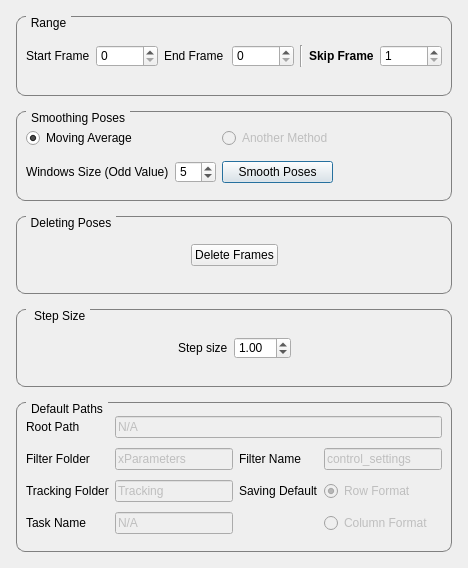
<?xml version="1.0" encoding="UTF-8"?>
<ui version="4.0">
 <author>Bardiya Akhbari</author>
 <class>AdvancedOptionsDialog</class>
 <widget class="QDialog" name="AdvancedOptionsDialog">
  <property name="geometry">
   <rect>
    <x>0</x>
    <y>0</y>
    <width>468</width>
    <height>568</height>
   </rect>
  </property>
  <property name="minimumSize">
   <size>
    <width>400</width>
    <height>470</height>
   </size>
  </property>
  <property name="windowTitle">
   <string>Advanced Options</string>
  </property>
  <layout class="QGridLayout" name="gridLayout_7">
   <item row="0" column="0">
    <layout class="QGridLayout" name="gridLayout">
     <property name="leftMargin">
      <number>5</number>
     </property>
     <property name="topMargin">
      <number>5</number>
     </property>
     <property name="rightMargin">
      <number>5</number>
     </property>
     <property name="bottomMargin">
      <number>5</number>
     </property>
     <property name="horizontalSpacing">
      <number>10</number>
     </property>
     <property name="verticalSpacing">
      <number>15</number>
     </property>
     <item row="1" column="0" colspan="2">
      <widget class="QGroupBox" name="groupBox">
       <property name="minimumSize">
        <size>
         <width>0</width>
         <height>80</height>
        </size>
       </property>
       <property name="styleSheet">
        <string notr="true">QGroupBox {
    border: 1px solid gray;
    border-radius: 9px;
    margin-top: 0.5em;
}

QGroupBox::title {
    subcontrol-origin: margin;
    left: 10px;
    padding: 0 3px 0 3px;
}</string>
       </property>
       <property name="title">
        <string>Range</string>
       </property>
       <property name="flat">
        <bool>false</bool>
       </property>
       <property name="checkable">
        <bool>false</bool>
       </property>
       <layout class="QGridLayout" name="gridLayout_5">
        <item row="0" column="0">
         <layout class="QGridLayout" name="gridLayout_4">
          <item row="0" column="2">
           <widget class="QLabel" name="label_2">
            <property name="text">
             <string>End Frame</string>
            </property>
           </widget>
          </item>
          <item row="0" column="0">
           <widget class="QLabel" name="label">
            <property name="text">
             <string>Start Frame</string>
            </property>
           </widget>
          </item>
          <item row="0" column="4">
           <widget class="Line" name="line_2">
            <property name="orientation">
             <enum>Qt::Vertical</enum>
            </property>
           </widget>
          </item>
          <item row="0" column="3">
           <widget class="QSpinBox" name="spinBox_FrameEnd_adv">
            <property name="maximum">
             <number>1000</number>
            </property>
           </widget>
          </item>
          <item row="0" column="1">
           <widget class="QSpinBox" name="spinBox_FrameStart_adv">
            <property name="maximum">
             <number>1000</number>
            </property>
           </widget>
          </item>
          <item row="0" column="5">
           <widget class="QLabel" name="label_12">
            <property name="font">
             <font>
              <weight>75</weight>
              <italic>false</italic>
              <bold>true</bold>
              <underline>false</underline>
              <strikeout>false</strikeout>
             </font>
            </property>
            <property name="text">
             <string>Skip Frame</string>
            </property>
           </widget>
          </item>
          <item row="0" column="6">
           <widget class="QSpinBox" name="spinBox_FrameSkip_adv">
            <property name="minimum">
             <number>1</number>
            </property>
            <property name="maximum">
             <number>1000</number>
            </property>
           </widget>
          </item>
         </layout>
        </item>
       </layout>
      </widget>
     </item>
     <item row="6" column="0" colspan="2">
      <widget class="QGroupBox" name="groupBox_DefaultPaths">
       <property name="minimumSize">
        <size>
         <width>0</width>
         <height>150</height>
        </size>
       </property>
       <property name="styleSheet">
        <string notr="true">QGroupBox {
    border: 1px solid gray;
    border-radius: 9px;
    margin-top: 0.5em;
}

QGroupBox::title {
    subcontrol-origin: margin;
    left: 10px;
    padding: 0 3px 0 3px;
}</string>
       </property>
       <property name="title">
        <string>Default Paths</string>
       </property>
       <layout class="QGridLayout" name="gridLayout_2">
        <item row="3" column="3">
         <widget class="QRadioButton" name="radioButton_trackingFormat_Column">
          <property name="enabled">
           <bool>false</bool>
          </property>
          <property name="text">
           <string>Column Format</string>
          </property>
          <property name="checked">
           <bool>false</bool>
          </property>
         </widget>
        </item>
        <item row="0" column="0">
         <widget class="QLabel" name="label_8">
          <property name="text">
           <string>Root Path</string>
          </property>
         </widget>
        </item>
        <item row="1" column="0">
         <widget class="QLabel" name="label_4">
          <property name="text">
           <string>Filter Folder</string>
          </property>
         </widget>
        </item>
        <item row="2" column="1">
         <widget class="QLineEdit" name="lineEdit_trackingPath">
          <property name="enabled">
           <bool>false</bool>
          </property>
          <property name="text">
           <string>Tracking</string>
          </property>
         </widget>
        </item>
        <item row="1" column="3">
         <widget class="QLineEdit" name="lineEdit_filterName">
          <property name="enabled">
           <bool>false</bool>
          </property>
          <property name="text">
           <string>control_settings</string>
          </property>
         </widget>
        </item>
        <item row="2" column="2">
         <widget class="QLabel" name="label_7">
          <property name="text">
           <string>Saving Default</string>
          </property>
         </widget>
        </item>
        <item row="1" column="1">
         <widget class="QLineEdit" name="lineEdit_filterFolder">
          <property name="enabled">
           <bool>false</bool>
          </property>
          <property name="text">
           <string>xParameters</string>
          </property>
         </widget>
        </item>
        <item row="1" column="2">
         <widget class="QLabel" name="label_6">
          <property name="text">
           <string>Filter Name</string>
          </property>
         </widget>
        </item>
        <item row="2" column="0">
         <widget class="QLabel" name="label_5">
          <property name="text">
           <string>Tracking Folder</string>
          </property>
         </widget>
        </item>
        <item row="2" column="3">
         <widget class="QRadioButton" name="radioButton_trackingFormat_Row">
          <property name="enabled">
           <bool>false</bool>
          </property>
          <property name="text">
           <string>Row Format</string>
          </property>
          <property name="checked">
           <bool>true</bool>
          </property>
         </widget>
        </item>
        <item row="0" column="1" colspan="3">
         <widget class="QLineEdit" name="lineEdit_rootPath">
          <property name="enabled">
           <bool>false</bool>
          </property>
          <property name="text">
           <string>N/A</string>
          </property>
         </widget>
        </item>
        <item row="3" column="0">
         <widget class="QLabel" name="label_9">
          <property name="text">
           <string>Task Name</string>
          </property>
         </widget>
        </item>
        <item row="3" column="1">
         <widget class="QLineEdit" name="lineEdit_TaskName">
          <property name="enabled">
           <bool>false</bool>
          </property>
          <property name="text">
           <string>N/A</string>
          </property>
         </widget>
        </item>
       </layout>
      </widget>
     </item>
     <item row="2" column="0" colspan="2">
      <widget class="QGroupBox" name="groupBox_2">
       <property name="enabled">
        <bool>true</bool>
       </property>
       <property name="minimumSize">
        <size>
         <width>0</width>
         <height>90</height>
        </size>
       </property>
       <property name="styleSheet">
        <string notr="true">QGroupBox {
    border: 1px solid gray;
    border-radius: 9px;
    margin-top: 0.5em;
}

QGroupBox::title {
    subcontrol-origin: margin;
    left: 10px;
    padding: 0 3px 0 3px;
}</string>
       </property>
       <property name="title">
        <string>Smoothing Poses</string>
       </property>
       <layout class="QGridLayout" name="gridLayout_3">
        <item row="0" column="2">
         <widget class="QRadioButton" name="radioButton_AnotherMethod">
          <property name="enabled">
           <bool>false</bool>
          </property>
          <property name="text">
           <string>Another Method</string>
          </property>
         </widget>
        </item>
        <item row="0" column="0">
         <widget class="QRadioButton" name="radioButton_MovingAverage">
          <property name="text">
           <string>Moving Average</string>
          </property>
          <property name="checked">
           <bool>true</bool>
          </property>
         </widget>
        </item>
        <item row="1" column="5">
         <spacer name="horizontalSpacer_6">
          <property name="orientation">
           <enum>Qt::Horizontal</enum>
          </property>
          <property name="sizeHint" stdset="0">
           <size>
            <width>40</width>
            <height>20</height>
           </size>
          </property>
         </spacer>
        </item>
        <item row="0" column="3" colspan="3">
         <spacer name="horizontalSpacer_7">
          <property name="orientation">
           <enum>Qt::Horizontal</enum>
          </property>
          <property name="sizeHint" stdset="0">
           <size>
            <width>40</width>
            <height>20</height>
           </size>
          </property>
         </spacer>
        </item>
        <item row="1" column="0">
         <widget class="QLabel" name="label_3">
          <property name="text">
           <string>Windows Size (Odd Value)</string>
          </property>
         </widget>
        </item>
        <item row="1" column="1">
         <widget class="QSpinBox" name="spinBox_winSize">
          <property name="minimum">
           <number>3</number>
          </property>
          <property name="singleStep">
           <number>2</number>
          </property>
          <property name="value">
           <number>5</number>
          </property>
         </widget>
        </item>
        <item row="1" column="2">
         <widget class="QPushButton" name="pushButton_Smooth">
          <property name="text">
           <string>Smooth Poses</string>
          </property>
         </widget>
        </item>
       </layout>
      </widget>
     </item>
     <item row="4" column="0" colspan="2">
      <widget class="QGroupBox" name="groupBox_3">
       <property name="enabled">
        <bool>true</bool>
       </property>
       <property name="minimumSize">
        <size>
         <width>0</width>
         <height>75</height>
        </size>
       </property>
       <property name="styleSheet">
        <string notr="true">QGroupBox {
    border: 1px solid gray;
    border-radius: 9px;
    margin-top: 0.5em;
}

QGroupBox::title {
    subcontrol-origin: margin;
    left: 10px;
    padding: 0 3px 0 3px;
}</string>
       </property>
       <property name="title">
        <string>Deleting Poses</string>
       </property>
       <layout class="QGridLayout" name="gridLayout_6">
        <item row="1" column="3">
         <widget class="QPushButton" name="pushButton_Delete">
          <property name="maximumSize">
           <size>
            <width>150</width>
            <height>16777215</height>
           </size>
          </property>
          <property name="text">
           <string>Delete Frames</string>
          </property>
         </widget>
        </item>
        <item row="1" column="2">
         <spacer name="horizontalSpacer">
          <property name="orientation">
           <enum>Qt::Horizontal</enum>
          </property>
          <property name="sizeHint" stdset="0">
           <size>
            <width>40</width>
            <height>20</height>
           </size>
          </property>
         </spacer>
        </item>
        <item row="1" column="4">
         <spacer name="horizontalSpacer_8">
          <property name="orientation">
           <enum>Qt::Horizontal</enum>
          </property>
          <property name="sizeHint" stdset="0">
           <size>
            <width>40</width>
            <height>20</height>
           </size>
          </property>
         </spacer>
        </item>
       </layout>
      </widget>
     </item>
     <item row="5" column="0" colspan="2">
      <widget class="QGroupBox" name="groupBox_4">
       <property name="styleSheet">
        <string notr="true">QGroupBox {
    border: 1px solid gray;
    border-radius: 9px;
    margin-top: 0.5em;
}

QGroupBox::title {
    subcontrol-origin: margin;
    left: 10px;
    padding: 0 3px 0 3px;
}</string>
       </property>
       <property name="title">
        <string> Step Size</string>
       </property>
       <layout class="QHBoxLayout" name="horizontalLayout">
        <item>
         <spacer name="horizontalSpacer_2">
          <property name="orientation">
           <enum>Qt::Horizontal</enum>
          </property>
          <property name="sizeHint" stdset="0">
           <size>
            <width>40</width>
            <height>20</height>
           </size>
          </property>
         </spacer>
        </item>
        <item>
         <widget class="QLabel" name="label_10">
          <property name="text">
           <string>Step size</string>
          </property>
         </widget>
        </item>
        <item>
         <widget class="QDoubleSpinBox" name="stepSizeSpinBox">
          <property name="singleStep">
           <double>0.010000000000000</double>
          </property>
          <property name="value">
           <double>1.000000000000000</double>
          </property>
         </widget>
        </item>
        <item>
         <spacer name="horizontalSpacer_3">
          <property name="orientation">
           <enum>Qt::Horizontal</enum>
          </property>
          <property name="sizeHint" stdset="0">
           <size>
            <width>40</width>
            <height>20</height>
           </size>
          </property>
         </spacer>
        </item>
       </layout>
      </widget>
     </item>
    </layout>
   </item>
  </layout>
 </widget>
 <resources/>
 <connections/>
</ui>
